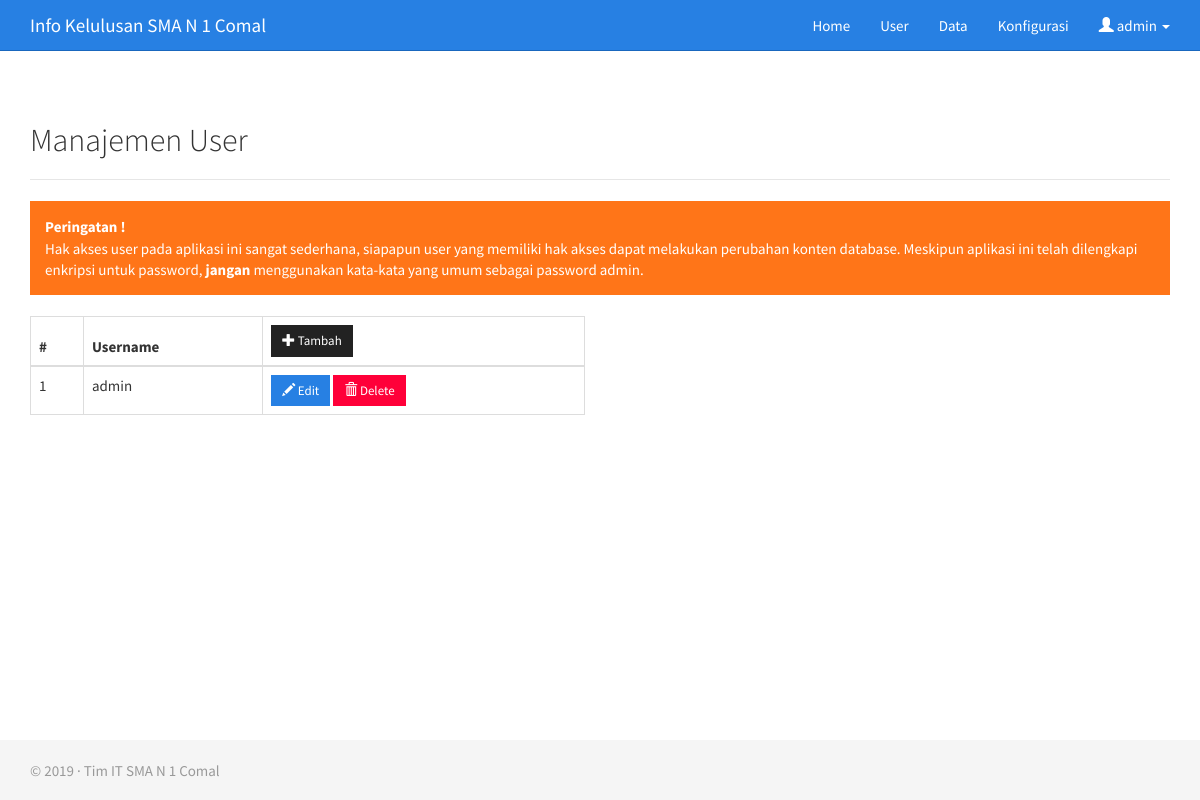
The page /admin/user.php (signed in) on the database its author committed.
### tables this page shows
CREATE TABLE `un_konfigurasi` (
  `id` int(11) NOT NULL AUTO_INCREMENT,
  `sekolah` varchar(255) NOT NULL,
  `tahun` year(4) NOT NULL,
  `tgl_pengumuman` datetime NOT NULL,
  PRIMARY KEY (`id`)
);

CREATE TABLE `un_user` (
  `UID` tinyint(4) NOT NULL AUTO_INCREMENT,
  `username` varchar(50) NOT NULL,
  `password` varchar(50) NOT NULL,
  PRIMARY KEY (`UID`)
);

### admin/user.php (the view, shortened to what this page needs)
<?php
if(isset($_SESSION['logged']) && !empty($_SESSION['logged'])){
include "../database.php";
include '_header.php';
?>
<div class="container">
<h2>Manajemen User</h2><hr>
<div class="alert alert-warning"><strong>Peringatan !</strong><br>Hak akses user pada aplikasi ini sangat sederhana, siapapun user yang memiliki hak akses dapat melakukan perubahan konten database. Meskipun aplikasi ini telah dilengkapi enkripsi untuk password, <strong>jangan</strong> menggunakan kata-kata yang umum sebagai password admin.</div>
<?php
	$qUser = mysqli_query($db_conn,"SELECT * FROM un_user ORDER BY username");
	echo '<div class="row">';
	echo '<div class="col-md-6">';
	echo '<table class="table table-bordered">';
	echo '<thead><tr><th>#</th><th>Username</th><th><a href="user_add.php" class="btn btn-default btn-sm"><span class="glyphicon glyphicon-plus" aria-hidden="true"></span> Tambah</a></th></tr></thead>';
	echo '<tbody>';
	$no = 1;
	while($data = mysqli_fetch_array($qUser)){
		echo '<tr>';
		echo '<td>'.$no.'</td>';
		echo '<td>'.$data['username'].'</td>';
		echo '<td><a href="user_edit.php?uid='.$data['UID'].'" class="btn btn-primary btn-sm"><span class="glyphicon glyphicon-pencil" aria-hidden="true"></span> Edit</a> ';
		echo '<a href="user_del.php?uid='.$data['UID'].'" class="btn btn-danger btn-sm" onclick="return confirm(\'Yakin akan menghapus user ini?\')"><span class="glyphicon glyphicon-trash" aria-hidden="true"></span> Delete</a></td>';
		echo '</tr>';
		$no++;
	}
	echo '</tbody></table></div></div>';
?>
</div>
<?php
include '_footer.php';
} else {
	header('Location: ./login.php');
}
?>

### admin/_header.php (shortened to what this page needs)
<?php
if(isset($_SESSION['logged']) && !empty($_SESSION['logged'])){
	$que = mysqli_query($db_conn, "SELECT * FROM un_konfigurasi");
	$hsl = mysqli_fetch_array($que);
?>
<!DOCTYPE html>
<html>
<head>
    <link href="../css/bootstrap.min.css" rel="stylesheet">
    <link href="../css/jasny-bootstrap.min.css" rel="stylesheet">
</head>
<body>
    <nav class="navbar navbar-inverse navbar-static-top">
        <div class="container">
            <div class="navbar-header">
              <a class="navbar-brand" href="./">Info Kelulusan <?=$hsl['sekolah'] ?></a>
            </div>
            <div id="navbar" class="collapse navbar-collapse">
				<ul class="nav navbar-nav navbar-right">
					<li><a href="./">Home</a></li>
					<li><a href="user.php">User</a></li>
					<li><a href="data.php">Data</a></li>
					<li><a href="konfigurasi.php">Konfigurasi</a></li>
					<li class="dropdown">
							<a href="#" class="dropdown-toggle" data-toggle="dropdown" role="button" aria-expanded="true">
									<span class="glyphicon glyphicon-user" aria-hidden="true"></span> <?php echo $_SESSION['username']; ?> <span class="caret"></span>
							</a>
					</li>
				</ul>
		</div>
        </div>
    </nav>
<?php
} else {
	header('Location: ./login.php');
}
?>

### admin/_footer.php
<?php
if(isset($_SESSION['logged']) && !empty($_SESSION['logged'])){
?>
	<footer class="footer">
		<div class="container">
		<p class="text-muted">&copy; <?=$hsl['tahun'] ?> &middot; Tim IT <?=$hsl['sekolah'] ?></p>
		</div>
	</footer>
</body>
</html>
<?php
} else {
	header('Location: ./login.php');
}
?>

### admin/_header.php (style rules this page uses)
html { position: relative; min-height: 100%; }
body { margin-bottom: 60px; }
.footer { position: absolute; bottom: 0; width: 100%; height: 60px; background-color: #f5f5f5; }
body > .container { padding: 30px 15px 0; }
.container .text-muted { margin: 20px 0; }
.footer > .container { padding-right: 15px; padding-left: 15px; }

### rows shown on the page
un_konfigurasi: sekolah "SMA N 1 Comal", tahun "2019"
un_user: username "admin"

### other values the page prints
$_SESSION['username'] "admin"
